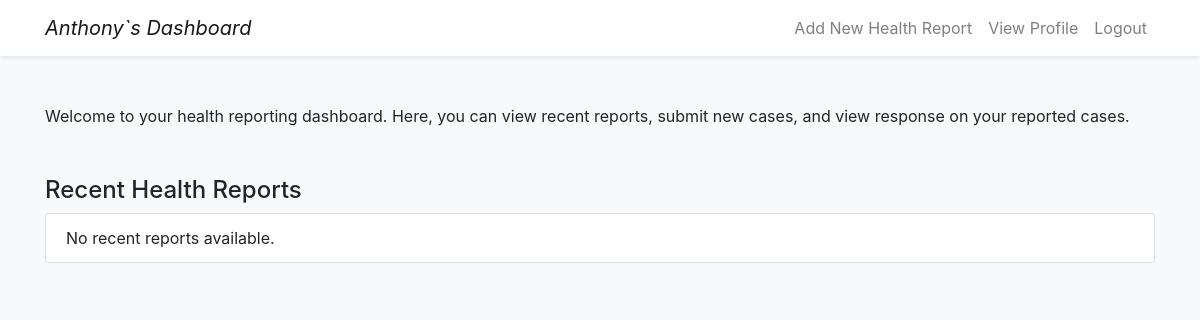
Page /dashboard/ (signed in) on the earlier database version.
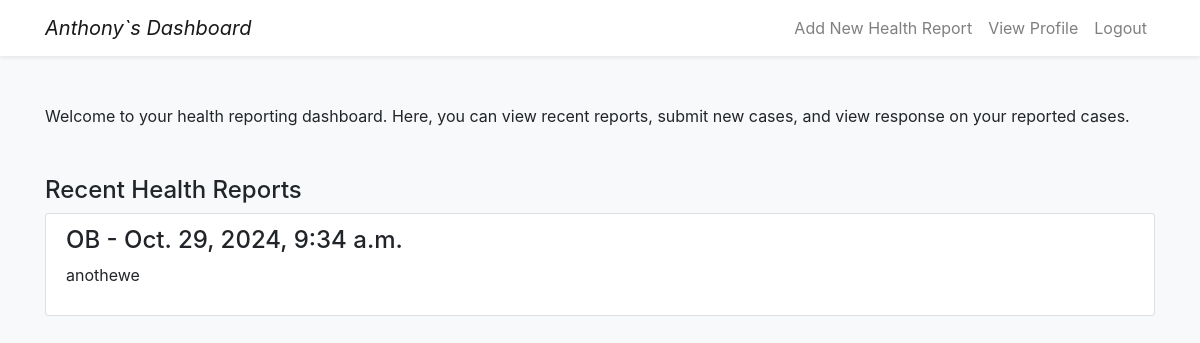
Same page on the later database version.
### reports/models.py (models this page shows, shortened)
class HealthReport(models.Model):
    user = models.ForeignKey(User, on_delete=models.SET_NULL, null=True, blank=True)
    incident_type = models.ForeignKey(IncidentType, on_delete=models.CASCADE)
    symptoms = models.ManyToManyField(Symptom)
    location = models.ForeignKey(Location, on_delete=models.CASCADE)
    description = models.TextField()
    date_reported = models.DateTimeField(auto_now_add=True)
    resolved = models.BooleanField(default=False)
    is_verified = models.BooleanField(default=False)

class IncidentType(models.Model):
    name = models.CharField(max_length=50)
    description = models.TextField(blank=True)
    def __str__(self):
        return self.name

### reports/views.py (the view)
# urls.py: path('dashboard/', views.dashboard, name='dashboard'),
@login_required
def dashboard(request):
    user_profile = get_object_or_404(UserProfile, user=request.user)
    reports = HealthReport.objects.filter(user=request.user)
    content = {
        'reports': reports,
        'user_profile': user_profile,
    }
    return render(request, 'reports/dashboard.html', content)

### reports/templates/reports/dashboard.html (shortened to what this page needs)
{% load custom_filters %}
{% load static %}
<!DOCTYPE html>
<html lang="en">
<head>
    <link href="{% static 'css/localversionBootstrap.css' %}" rel="stylesheet">
</head>
<body class="bg-light">
    <nav class="navbar navbar-expand-lg navbar-light bg-white shadow-sm">
        <div class="container">
            <a class="navbar-brand" href="#"><i>{{ user.first_name }}`s Dashboard</i>
            </a>
            <div class="collapse navbar-collapse" id="navbarNav">
                <ul class="navbar-nav ml-auto">
                    <li class="nav-item">
                        <a href="{% url 'submit_report' %}" class="nav-link">Add New Health Report</a>
                    </li>
                    <li class="nav-item">
                        <a href="{% url 'profile' %}" class="nav-link">View Profile</a>
                    </li>
                    <li class="nav-item">
                        <a class="nav-link" href="#"
                          onClick="document.getElementById('logoutform').submit()">
                          Logout
                        </a>
                      </li>
                </ul>
            </div>
        </div>
    </nav>
    <div class="container mt-5">
        <p>Welcome to your health reporting dashboard. Here, you can view recent reports, submit new cases, and view response on your reported cases.</p>
        <div class="mt-5">
            <h4>Recent Health Reports</h4>
            <ul class="list-group">
                {% for report in reports %}
                    <li class="list-group-item">
                        <h4>{{ report.incident_type }} - {{ report.date_reported }}</h4>
                        <p>{{ report.description }}</p>
                    </li>
                {% empty %}
                    <li class="list-group-item">No recent reports available.</li>
                {% endfor %}
            </ul>
        </div>
    </div>
</body>
</html>

Differences in the rows shown:
added HealthReport: incident_type "OB", date_reported "Oct. 29, 2024, 9:34 a.m.", description "anothewe"
Other differences:
text no longer shown: "No recent reports available."
